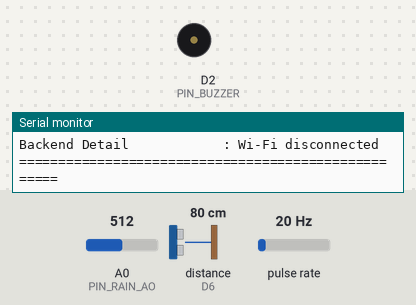
A sketch run on a simulated ESP8266 (NodeMCU). Shown: buzzer (waves = sounding, pin HIGH), the last lines printed to the serial monitor. Wiring (inferred from the names in the program): ultrasonic range finder: trigger D5; echo D6; pulse sensor: data D1. Inputs (shaded band) come from the test bench; at power-on: distance to the obstacle (sensor on D6) 80 cm, A0 (PIN_RAIN_AO) = 512, pulse rate 20 Hz. The echo pulse lasts 58.3 µs per cm; WiFi joins after 1.5 s; servers stay silent unless stated; uploads are accepted with an empty reply; pins used as bus, display or sensor lines are not drawn.

Above: at 1.5 s.
1.6 s: distance to the obstacle (sensor on D6) set to 6 cm
5.0 s: distance to the obstacle (sensor on D6) set to 3 cm
At 9.35 s:
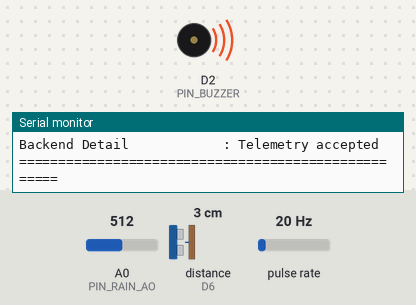
9.9 s: distance to the obstacle (sensor on D6) set to 18 cm
At 10.68 s:
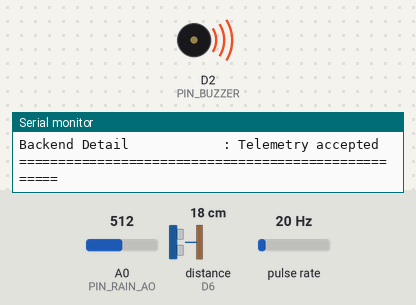
13.9 s: distance to the obstacle (sensor on D6) set to 2 cm
At 18.41 s:
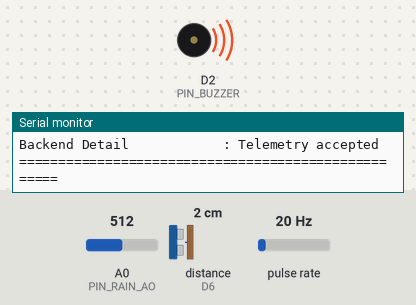
18.6 s: distance to the obstacle (sensor on D6) set to 9 cm
Timing chart, 0 to 22.8 s (numbered marks = the images above; inputs shaded):
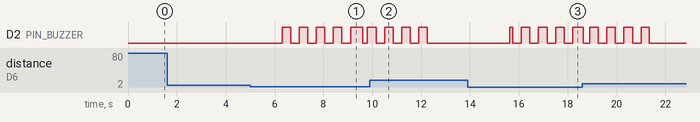

Measured:
- the behaviour switches between 5 and 4 cm on distance to the obstacle (sensor on D6) (found by bisection; images 0 and 1)
- after the input at 5.0 s, D2 (PIN_BUZZER): goes 4 × (HIGH 0.35 s, LOW 0.35 s), HIGH 0.50 s, LOW 0.19 s, then HIGH, starting after 1.3 s
- after the input at 9.9 s, D2 (PIN_BUZZER): goes on until 12.3 s, then stays LOW
- after the input at 13.9 s, D2 (PIN_BUZZER): LOW → HIGH after 1.7 s, then repeats every 0.69 s: LOW 0.35 s, HIGH 0.35 s

The sketch:

smartdrain_esp8266.ino
```cpp
/* SmartDrain DRAIN_001 — ESP8266 NodeMCU
   US-100: TRIG D5, ECHO D6 (level-shift if ECHO >3.3 V)
   Rain AO: A0 (observe board ADC input limit)
   YF-S201: pulse D1 (3.3 V-compatible signal)
   Active-high buzzer MODULE input: D2 (use driver if required)
*/
#include <Arduino.h>
#include <ESP8266WiFi.h>
#include <ESP8266HTTPClient.h>
#include <WiFiClient.h>

// Replace with your own Wi-Fi credentials; do not publish passwords.
const char* WIFI_SSID = "NMITWIFI-GWN";
const char* WIFI_PASSWORD = "nmit@123";
// Set to your laptop's actual LAN IPv4 address (Windows: ipconfig).
const char* BACKEND_HOST = "172.80.6.180";
const uint16_t BACKEND_PORT = 3001;
const char* DEVICE_ID = "DRAIN_001";

// Measure from sensor face to drain bottom, not just the container's outside height.
const float DRAIN_DEPTH_CM = 15.0f;
const float BUZZER_DISTANCE_CM = 5.0f;
const float MIN_VALID_DISTANCE_CM = 2.0f; // US-100 nominal minimum
const float MAX_VALID_DISTANCE_CM = 400.0f;
const unsigned long SAMPLE_INTERVAL_MS = 3000;
const unsigned long WIFI_RETRY_MS = 10000;
const unsigned long HTTP_TIMEOUT_MS = 2500;

#define PIN_US100_TRIG D5
#define PIN_US100_ECHO D6
#define PIN_RAIN_AO A0
#define PIN_FLOW D1
#define PIN_BUZZER D2

// Calibrate rain values for your particular analog rain module before classifying intensity.
// 1023 (or 1024 in some previous logs) is NOT proof of dry weather.
volatile unsigned long flowPulseCount = 0;
unsigned long lastFlowTime = 0;
float flowRateLpm = 0.0f;
unsigned long lastSampleTime = 0;
unsigned long lastWifiRetry = 0;
bool buzzerAlarm = false;
int lastHttpCode = 0;
String backendState = "NOT TESTED";
String backendDetail = "No request yet";

void ICACHE_RAM_ATTR flowPulseISR() { flowPulseCount++; }

float measureDistanceCm() {
  digitalWrite(PIN_US100_TRIG, LOW);
  delayMicroseconds(4);
  digitalWrite(PIN_US100_TRIG, HIGH);
  delayMicroseconds(10);
  digitalWrite(PIN_US100_TRIG, LOW);
  unsigned long duration = pulseIn(PIN_US100_ECHO, HIGH, 30000UL);
  if (duration == 0) return NAN;
  float cm = (duration / 2.0f) / 29.1f;
  if (!isfinite(cm) || cm < MIN_VALID_DISTANCE_CM || cm > MAX_VALID_DISTANCE_CM) return NAN;
  return cm;
}

float calculateFlowRate() {
  unsigned long now = millis();
  unsigned long elapsed = now - lastFlowTime;
  if (elapsed < 500) return flowRateLpm;
  noInterrupts();
  unsigned long pulses = flowPulseCount;
  flowPulseCount = 0;
  interrupts();
  // Typical YF-S201 calibration: frequency (Hz) = 7.5 * flow (L/min).
  flowRateLpm = (pulses * 1000.0f / elapsed) / 7.5f;
  lastFlowTime = now;
  return flowRateLpm;
}

void updateBuzzer(float distanceCm) {
  // Invalid distance -> alarm OFF (no false proximity detection).
  buzzerAlarm = isfinite(distanceCm) && distanceCm <= BUZZER_DISTANCE_CM;
  // Intermittent alert; active-high buzzer module assumed.
  bool buzzerOutput = buzzerAlarm && ((millis() / 350UL) % 2UL == 0);
  digitalWrite(PIN_BUZZER, buzzerOutput ? HIGH : LOW);
}

void connectWifi() {
  if (WiFi.status() == WL_CONNECTED) return;
  Serial.print("[Wi-Fi] Connecting to ");
  Serial.println(WIFI_SSID);
  WiFi.mode(WIFI_STA);
  WiFi.begin(WIFI_SSID, WIFI_PASSWORD);
  // Do not block sensor monitoring while Wi-Fi associates.
}

void sendTelemetry(float distanceCm, int rainValue, float flowLpm) {
  if (WiFi.status() != WL_CONNECTED) {
    backendState = "NOT CONNECTED";
    backendDetail = "Wi-Fi disconnected";
    lastHttpCode = 0;
    return;
  }
  if (!isfinite(distanceCm) || distanceCm > DRAIN_DEPTH_CM) {
    backendState = "NOT SENT";
    backendDetail = "No valid in-drain ultrasonic measurement";
    lastHttpCode = 0;
    return;
  }
  WiFiClient client;
  HTTPClient http;
  String url = String("http://") + BACKEND_HOST + ":" + String(BACKEND_PORT) + "/api/telemetry";
  String payload = "{\"device_id\":\"" + String(DEVICE_ID) + "\",";
  payload += "\"water_distance_cm\":" + String(distanceCm, 2) + ",";
  payload += "\"rain_value\":" + String(rainValue) + ",";
  payload += "\"flow_rate_lpm\":" + String(flowLpm, 2) + ",";
  payload += "\"wifi_status\":\"ONLINE\"}";

  if (!http.begin(client, url)) {
    backendState = "ERROR";
    backendDetail = "Could not initialize HTTP request";
    lastHttpCode = 0;
    return;
  }
  http.addHeader("Content-Type", "application/json");
  http.setTimeout(HTTP_TIMEOUT_MS);
  int code = http.POST(payload);
  lastHttpCode = code;
  if (code >= 200 && code < 300) {
    backendState = "CONNECTED";
    backendDetail = "Telemetry accepted";
  } else {
    backendState = "FAILED";
    backendDetail = code < 0 ? http.errorToString(code) : http.getString();
    if (backendDetail.length() > 140) backendDetail = backendDetail.substring(0, 140);
  }
  http.end();
}

void printStatus(float distanceCm, int rainValue, float flowLpm) {
  bool valid = isfinite(distanceCm);
  bool inDrain = valid && distanceCm <= DRAIN_DEPTH_CM;
  float waterHeight = inDrain ? constrain(DRAIN_DEPTH_CM - distanceCm, 0.0f, DRAIN_DEPTH_CM) : NAN;
  float waterPct = inDrain ? 100.0f * waterHeight / DRAIN_DEPTH_CM : NAN;

  Serial.println();
  Serial.println("====================================================");
  Serial.println("              SMARTDRAIN LIVE MONITOR");
  Serial.println("====================================================");
  Serial.printf("Device ID                 : %s\n", DEVICE_ID);
  Serial.println("[DRAIN MEASUREMENTS]");
  Serial.printf("Configured Drain Height   : %.2f cm\n", DRAIN_DEPTH_CM);
  if (valid) Serial.printf("Sensor-to-Surface Distance: %.2f cm\n", distanceCm);
  else Serial.println("Sensor-to-Surface Distance: N/A (sensor error)");
  if (inDrain) {
    Serial.printf("Calculated Water Height   : %.2f cm\n", waterHeight);
    Serial.printf("Remaining Empty Space     : %.2f cm\n", distanceCm);
    Serial.printf("Water Level               : %.2f %%\n", waterPct);
  } else {
    Serial.println("Calculated Water Height   : N/A");
    Serial.println("Remaining Empty Space     : N/A");
    Serial.println("Water Level               : N/A");
    if (valid) Serial.println("Measurement Status        : OUTSIDE CONFIGURED DRAIN DEPTH");
    else Serial.println("Measurement Status        : SENSOR ERROR");
  }
  Serial.println("[ALERT]");
  Serial.printf("Buzzer Trigger Distance   : %.2f cm\n", BUZZER_DISTANCE_CM);
  Serial.printf("Buzzer Alarm              : %s\n", buzzerAlarm ? "ON (beeping)" : "OFF");
  Serial.printf("Proximity                 : %s\n", !valid ? "UNKNOWN" : (buzzerAlarm ? "OBJECT WITHIN 5 CM" : "NO OBJECT WITHIN 5 CM"));
  Serial.println("[RAIN SENSOR]");
  Serial.printf("Rain Analog Value         : %d\n", rainValue);
  Serial.println("Rain Status               : UNKNOWN (not calibrated)");
  Serial.println("Rainfall Rate             : N/A (no rain gauge)");
  Serial.println("[WATER FLOW]");
  Serial.printf("Water Flow Rate           : %.2f L/min (uncalibrated)\n", flowLpm);
  Serial.printf("Flow Pulses               : %s\n", flowLpm > 0.0f ? "DETECTED" : "NONE IN INTERVAL");
  Serial.println("[CONNECTIVITY]");
  bool wifiOk = WiFi.status() == WL_CONNECTED;
  Serial.printf("Wi-Fi Status              : %s\n", wifiOk ? "CONNECTED" : "DISCONNECTED");
  Serial.printf("Wi-Fi IP                  : %s\n", wifiOk ? WiFi.localIP().toString().c_str() : "UNAVAILABLE");
  Serial.printf("Backend Status            : %s\n", backendState.c_str());
  if (lastHttpCode > 0) Serial.printf("Last HTTP Status          : %d\n", lastHttpCode);
  else Serial.println("Last HTTP Status          : N/A");
  Serial.printf("Backend Detail            : %s\n", backendDetail.c_str());
  Serial.println("====================================================");
}

void setup() {
  Serial.begin(115200);
  delay(300);
  pinMode(PIN_US100_TRIG, OUTPUT);
  pinMode(PIN_US100_ECHO, INPUT);
  pinMode(PIN_FLOW, INPUT_PULLUP);
  pinMode(PIN_BUZZER, OUTPUT);
  digitalWrite(PIN_BUZZER, LOW);
  attachInterrupt(digitalPinToInterrupt(PIN_FLOW), flowPulseISR, RISING);
  lastFlowTime = millis();
  lastSampleTime = millis() - SAMPLE_INTERVAL_MS;
  lastWifiRetry = millis();
  connectWifi();
  Serial.println("SmartDrain DRAIN_001 started (115200 baud)");
}

void loop() {
  unsigned long now = millis();
  if (WiFi.status() != WL_CONNECTED && now - lastWifiRetry >= WIFI_RETRY_MS) {
    lastWifiRetry = now;
    connectWifi();
  }
  // Keep alarm pulsing even between measurements.
  static float latestDistance = NAN;
  updateBuzzer(latestDistance);
  if (now - lastSampleTime >= SAMPLE_INTERVAL_MS) {
    lastSampleTime = now;
    latestDistance = measureDistanceCm();
    int rain = analogRead(PIN_RAIN_AO);
    float flow = calculateFlowRate();
    updateBuzzer(latestDistance);
    sendTelemetry(latestDistance, rain, flow);
    printStatus(latestDistance, rain, flow);
  }
  delay(10);
}
```
